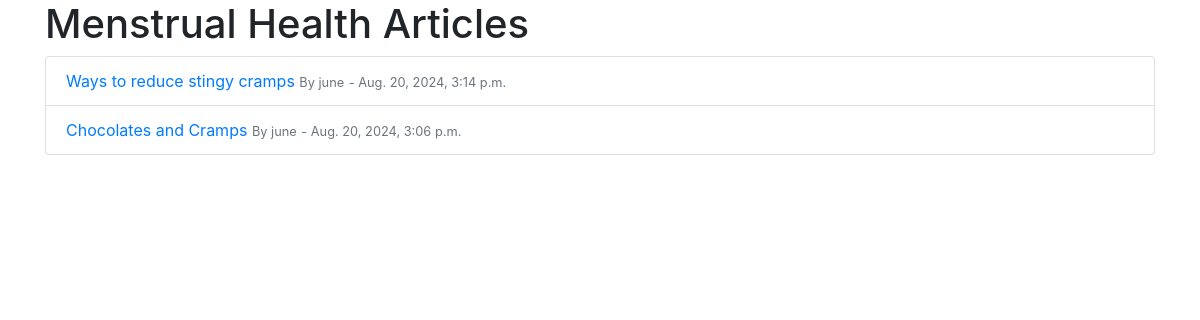
The page / on the database its author committed.
### health_resources/models.py (models this page shows, shortened)
class Article(models.Model):
    title = models.CharField(max_length=200)
    content = models.TextField()
    author = models.ForeignKey(User, on_delete=models.CASCADE)
    created_at = models.DateTimeField(auto_now_add=True)
    updated_at = models.DateTimeField(auto_now=True)
    category = models.CharField(max_length=50, choices=[
        ('menstrual_cycle', 'Menstrual Cycle'),
        ('period_problems', 'Period Problems'),
        ('menstrual_health', 'Menstrual Health'),
        ('other', 'Other'),
    ], default='menstrual_cycle')

### health_resources/views.py (the view)
# urls.py: path('', views.article_list, name='article_list'),
def article_list(request):
    articles = Article.objects.all().order_by('-created_at')
    return render(request, 'health_resources/article_list.html', {'articles': articles})

### templates/health_resources/article_list.html (shortened to what this page needs)
<!DOCTYPE html>
<html lang="en">
<head>
    <link rel="stylesheet" href="https://stackpath.bootstrapcdn.com/bootstrap/4.5.2/css/bootstrap.min.css">
</head>
<body>
    <div class="container">
        <h1>Menstrual Health Articles</h1>
        <ul class="list-group">
            {% for article in articles %}
                <li class="list-group-item">
                    <a href="{% url 'article_detail' article.id %}">{{ article.title }}</a>
                    <small class="text-muted">By {{ article.author }}</small>
                    <small class="text-muted"> - {{ article.created_at }}</small>
                </li>
            {% endfor %}
        </ul>
    </div>
</body>
</html>

### rows shown on the page
Article: title "Ways to reduce stingy cramps", author "june", created_at "Aug. 20, 2024, 3:14 p.m."
Article: title "Chocolates and Cramps", author "june", created_at "Aug. 20, 2024, 3:06 p.m."
